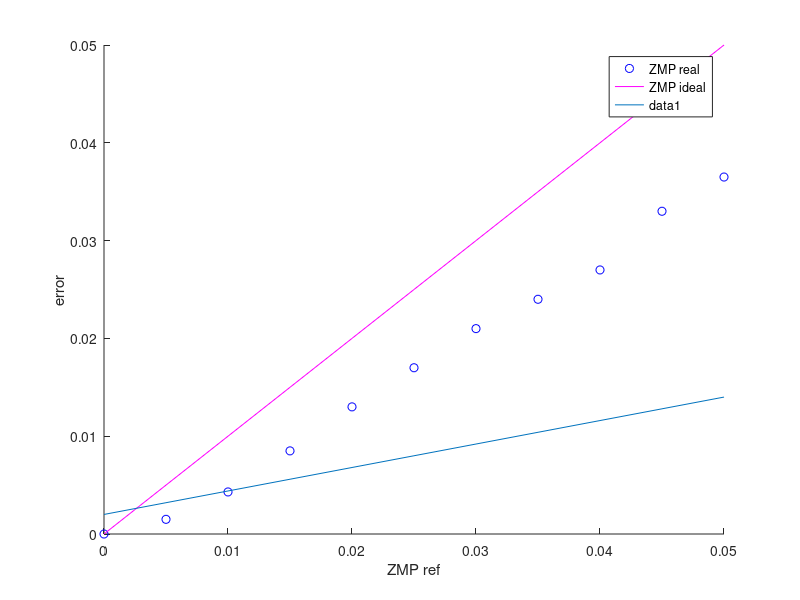
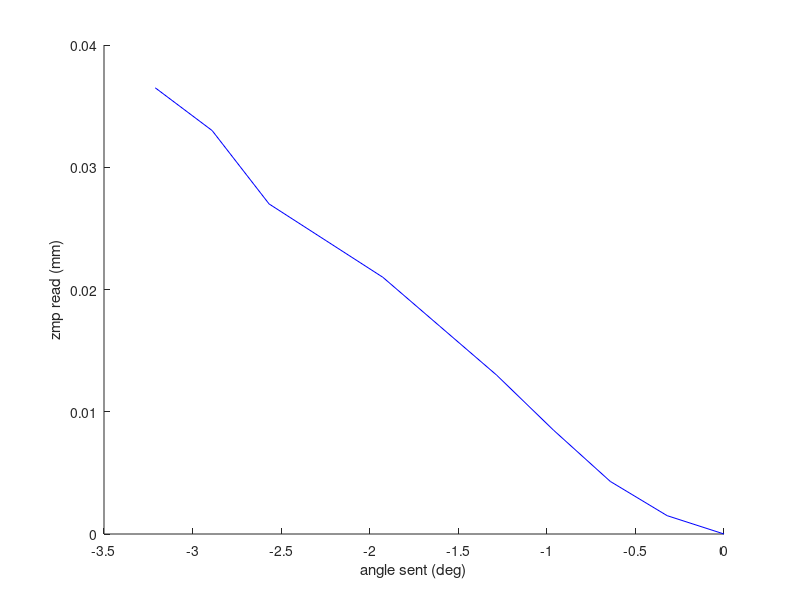
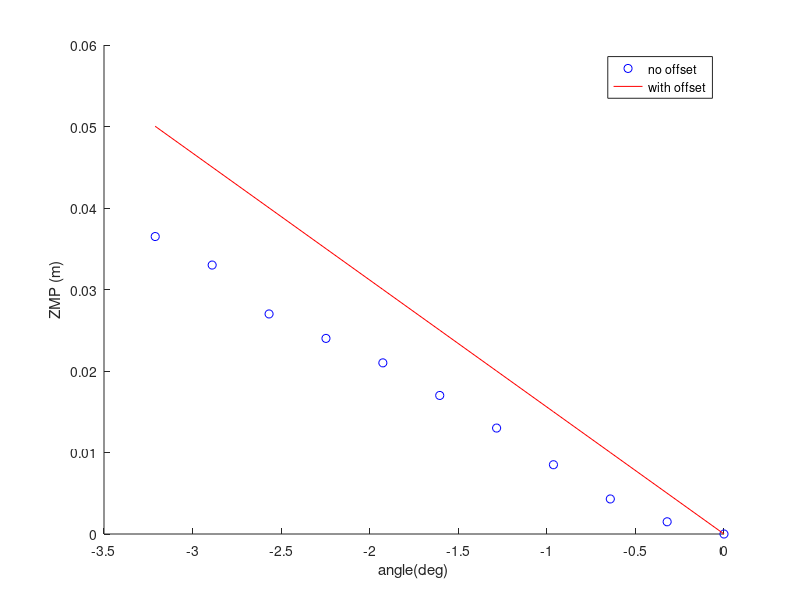
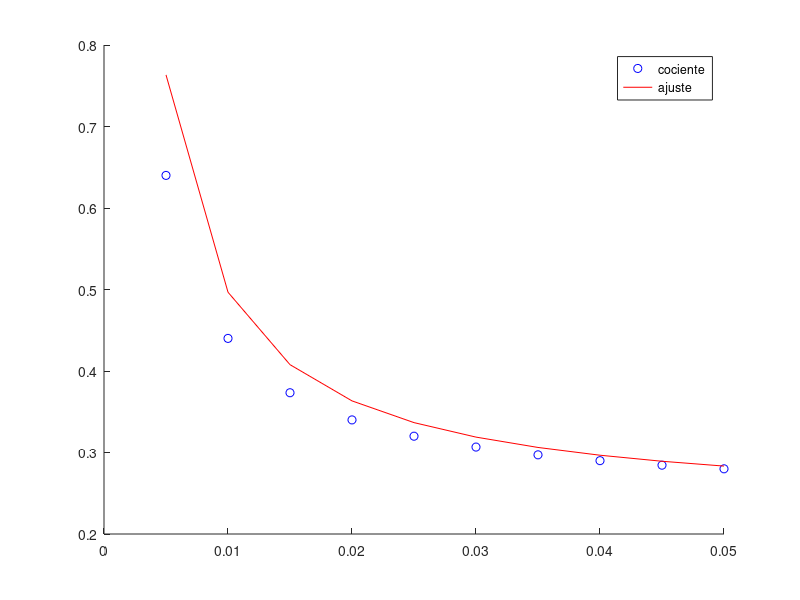

Write MATLAB code to recreate these figures, in order. (Note: this script raises an error after producing the figures.)
% Data (measures in metres)
zmp = [0 0.0015 0.0043 0.0085 0.013 0.017 0.021 0.024 0.027 0.033 0.0365];
ref = [0 0.005 0.01 0.015 0.02 0.025 0.03 0.035 0.04 0.045 0.05];
angle = -asin(zmp / 0.8927) *180/pi;
angle_ref = -asin(ref / 0.8927) *180/pi;
zmp_ideal =  ref;

% Relation between the ZMP commanded and the ZMP obtained from sensors
figure; hold on;
plot(ref, zmp ,'bo');
plot(ref, zmp_ideal, 'm');
xlabel('ZMP referencia');
ylabel('ZMP F/T');
legend('ZMP real', 'ZMP ideal')

% Lines above have a linear error increment
%figure;
error =  ref - (0.76*ref-0.002);
plot(ref, error)
xlabel('ZMP ref')
ylabel('error')

% Relation between angle commanded (ZMP/L)*180/pi and ZMP read
figure; hold on;
%plot(angle_ref, ref, 'r');
plot(angle_ref, zmp, 'b')
xlabel('angle sent (deg)');
ylabel('zmp read (mm)');


%Comparation angle-ZMP
figure; hold on;
plot(angle_ref, zmp,'bo');
zmp1 = -0.01558 * angle_ref;
plot(angle_ref, zmp1,'r')
xlabel('angle(deg)');
ylabel('ZMP (m)');
legend('no offset', 'with offset');


%Aproximacion a 1/x
cociente = error ./ ref;
y = (0.004 ./ (1.5*ref)) + 0.23 ;
figure; hold on
plot(ref, cociente,'bo');
plot(ref, y,'r-');
legend('cociente', 'ajuste');
gtext('y = (0.004/(1.5*ref)) + 0.23')
xlabel('ref');
ylabel('error/ref');

ref = 0.02;
theta = (ref/0.0156) + (0.004/(1.5*ref)+0.23)*ref/0.0156


%Aproximacion a exponencial y = c*e^ax
cociente = error ./ ref;
p = polyfit(ref,log(cociente),1);
a = p(1);
c = exp(p(2));
fprintf('exponente a= %2.3f\n',a);
fprintf('coeficiente c = %3.3f\n',c);

y =  c * exp(a*ref);

y2 =  c * exp(-100*ref)+0.28;

plot(ref,y,'r',ref,y2,'g',ref, cociente, 'bo')
xlabel('ref');
ylabel('error/ref');
legend('y = 0.51 * e^-14.792*ref', 'y = (0.51 * e^-100*ref )+0.28' )

ref = 0.07;
o = -((ref/0.0135) + ((0.5186*exp(-100*ref))))

ref= 0.01;
o = -(ref/0.0156) - ((0.5186*exp(-14.79*ref)-12*ref))

% Comparation between angle error and zmp error.
error =  ref - (0.76*ref-0.002);
angle_error = +(0.76*ref-0.002)/0.0156;

plot(error, angle_error, 'bo')
xlabel('zmp')
ylabel('|theta|');

%% 7/06/2016
zmp_ref = [0:0.005:0.1];
angle = zmp_ref/0.0135;
zmp = [0 0.0032 0.0075 0.0115 0.0152 0.0202 0.0247 0.0327 0.037 0.043 ...
    0.0525 0.0575 0.0637 0.071 0.0765 0.0833 0.09 0.102 0.105 0.1185 0.1205];
zmp_ideal = zmp_ref;

plot(zmp_ref, zmp_ideal, 'k', zmp_ref, zmp, 'bo');
xlabel('Reference ZMP')
legend('Ideal ZMP', 'ZMP F/T')